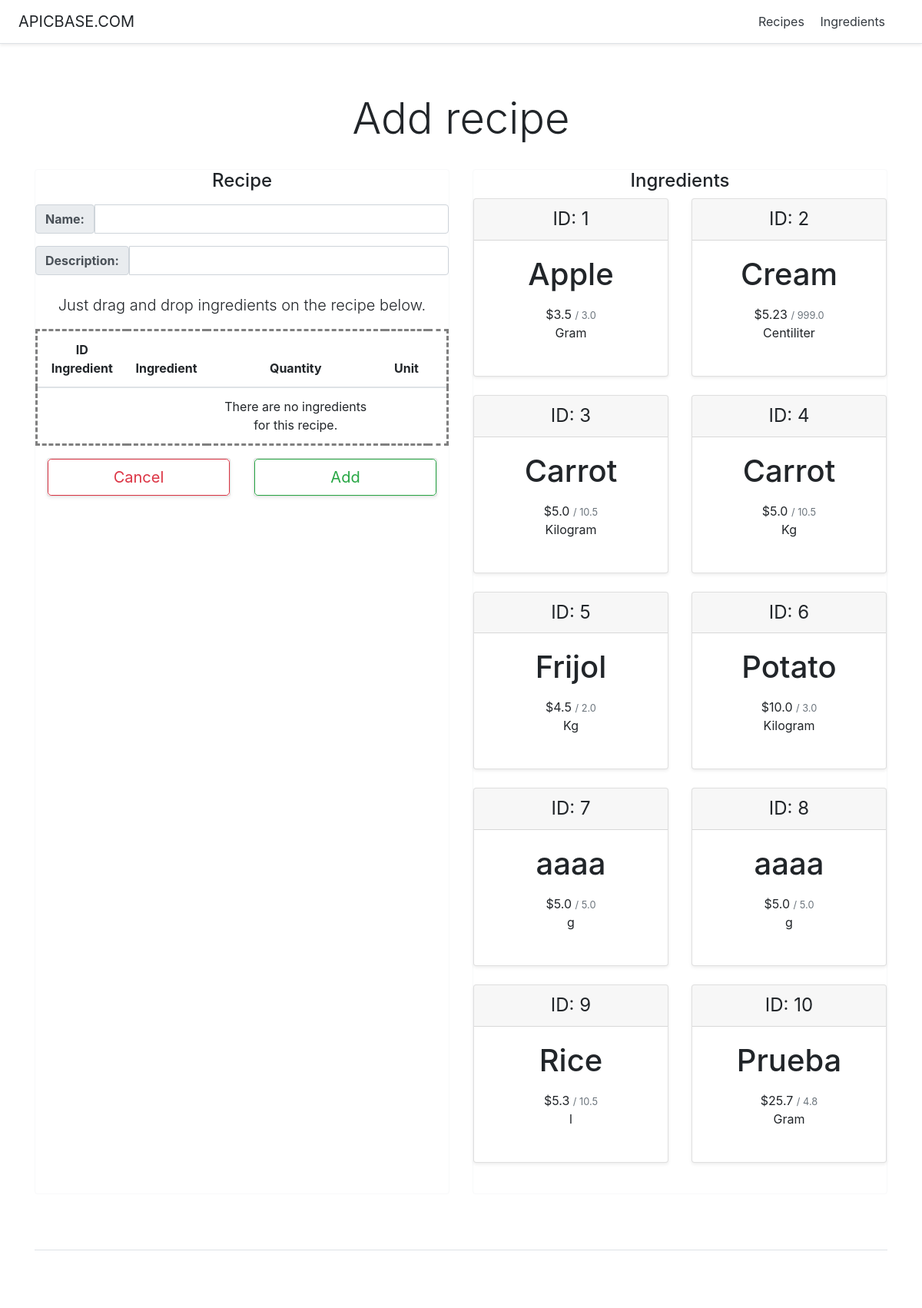
/recipeManager/add/, run on an earlier commit of the app's database.
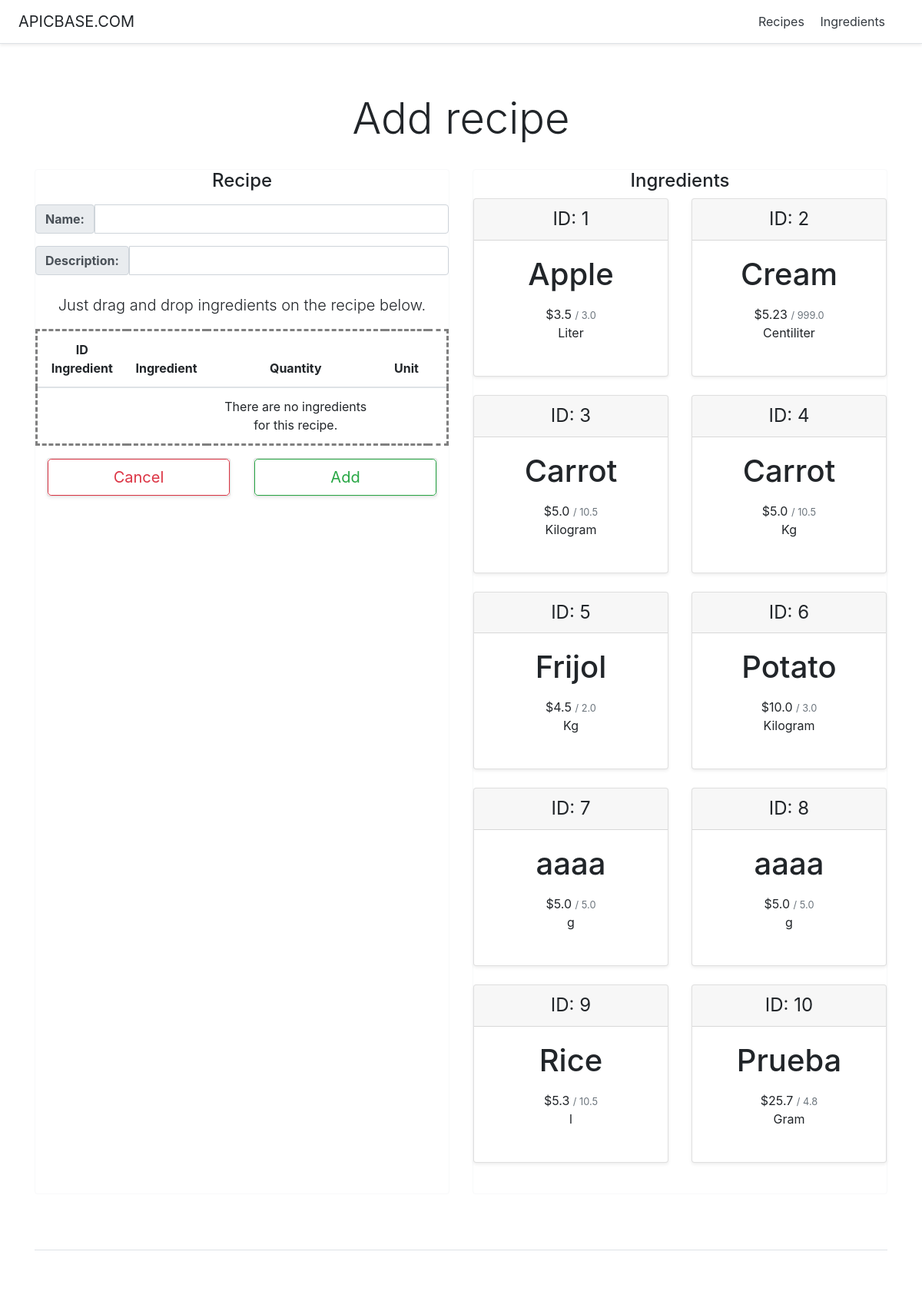
And on a later commit of the database.
### recipeManager/models.py (models this page shows, shortened)
class Ingredient(models.Model):
    id = models.AutoField(primary_key=True)
    name = models.CharField(max_length=200)
    cost = models.FloatField()
    amount = models.FloatField()
    GRAMS='g.'
    KILOGRAMS='Kg.'
    CENTILITERS='cl.'
    LITERS='l.'
    UNIT_CHOICES = (
        (GRAMS, 'Gram'),
        (KILOGRAMS, 'Kilogram'),
        (CENTILITERS, 'Centiliter'),
        (LITERS, 'Liter')
    )
    unit = models.CharField(
        max_length=2,
        choices=UNIT_CHOICES,
        default=GRAMS,
    )

### recipeManager/views.py (the view)
# urls.py: path('add/', views.AddRecipeView.as_view(), name='addRecipe'),
class AddRecipeView(generic.ListView):
    context_object_name = 'ingredients_list'
    template_name = 'recipeManager/addRecipe.html'
    def get_queryset(self):
        ingredients = Ingredient.objects.all()
        if 'search' in self.request.GET:
            return doSearch(self.request.GET['search'], ingredients)
        else:
            return ingredients

### recipeManager/templates/recipeManager/addRecipe.html (shortened to what the changed rows need)
<!DOCTYPE html>
<html lang="en">
   <head>
      {% load static %}
      <link href="{%static 'recipeManager/pricing.css'%}" rel="stylesheet">
      {% load static %}
      <link href="{%static 'recipeManager/bootstrap.min.css'%}" rel="stylesheet">
   </head>
   <body>
      <div class="pricing-header px-3 py-3 pt-md-5 pb-md-4 mx-auto text-center">
         <h1 class="display-4">Add recipe</h1>
      </div>
      <div class="container">
         <div class="card-deck mb-3 text-center">
            <div class="card mb-4 border-light">
              <form action="{% url 'recipeManager:createRecipe' %}" method="post">
               <table style="border-style: dashed;" id="table" class="table table-hover" ondrop="drop(event)" ondragover="allowDrop(event)">
                  <thead>
                     <tr>
                        <th scope="col">ID Ingredient</th>
                        <th scope="col">Ingredient</th>
                        <th scope="col">Quantity</th>
                        <th scope="col">Unit</th>
                        <th></th>
                     </tr>
                  </thead>
               </table>
             </form>
            </div>
            <div class="card mb-4 border-light">
               <div class="card-deck mb-3 text-center">
                  {% if ingredients_list %}
                  {% for ingredient in ingredients_list %}
                  <div id="{{ ingredient.id }}" draggable="true" ondragstart="drag(event)" class="card mb-4 shadow-sm">
                     <div class="card-header">
                        <h4 id="igredientId{{ ingredient.id }}" class="my-0 font-weight-normal">ID: {{ ingredient.id }}</h4>
                     </div>
                     <div class="card-body">
                        <h1 id="ingredientName{{ ingredient.id }}" class="card-title pricing-card-title">{{ ingredient.name }}</h1>
                        <ul class="list-unstyled mt-3 mb-4">
                           <li>${{ ingredient.cost }} <small class="text-muted">/ {{ ingredient.amount }}</small></li>
                           <li id="ingredientUnit{{ ingredient.id }}">{{ ingredient.get_unit_display }}</li>
                        </ul>
                     </div>
                  </div>
                  {% endfor %}
                  {% else %}
                  <p><strong>No ingredients available.</strong></p>
                  {% endif %}
               </div>
            </div>
         </div>
      </div>
   </body>
</html>

What changed in the data, as far as the page shows it:
changed Ingredient "Apple": unit "Gram" → "Liter"
